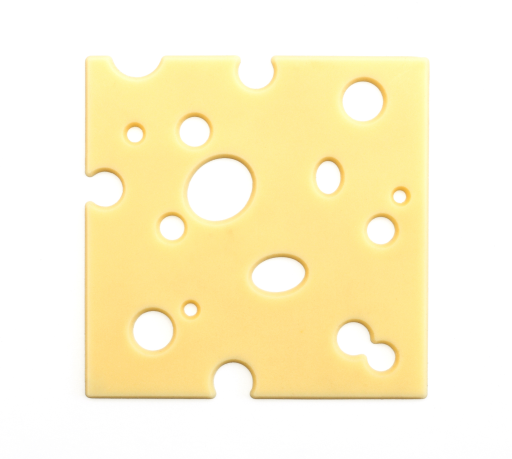
//> input picture ClassWork/Resources/cheese.png, 512 x 459 px
$ ./Week_8_3   (built with g++ and OpenCV 4)
//> lines starting //> are read from the running program, lines starting //| are printed output that depends on the picture; after the words box and inside, x2 and y2 are one past the last pixel; in counts of white or black regions, pixels touching at a corner belong together
#include <opencv2/imgcodecs.hpp>
#include <opencv2/imgproc.hpp>
#include <iostream>
#include <opencv2/highgui.hpp>

using namespace std;
using namespace cv;

int main() {
	Mat img = imread("Resources/cheese.png", IMREAD_GRAYSCALE);
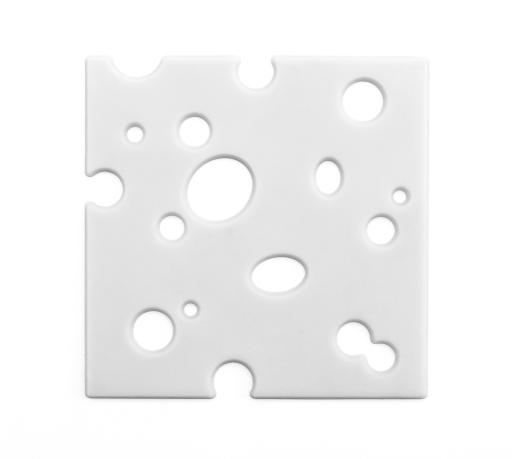
//> img: 459 rows x 512 cols, CV_8UC1; min 133, max 255, mean 242.3
	Mat mask;
	threshold(img, mask, 250, 255, THRESH_BINARY_INV);
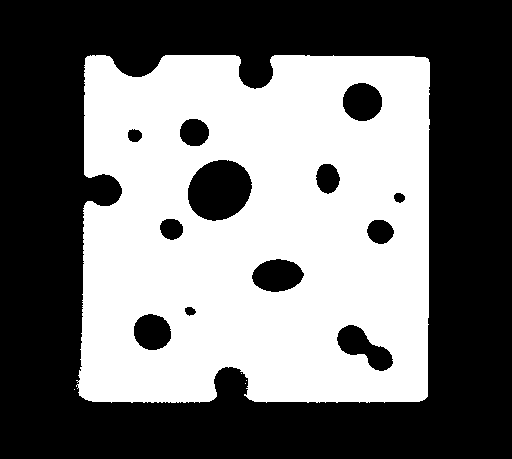
//> mask: 459 rows x 512 cols, CV_8UC1; 45.1% white; 5 white regions (4 under 20 px), largest, box (x1, y1, x2, y2) and area: (76, 55, 430, 403) 105913
	medianBlur(mask, mask, 5);
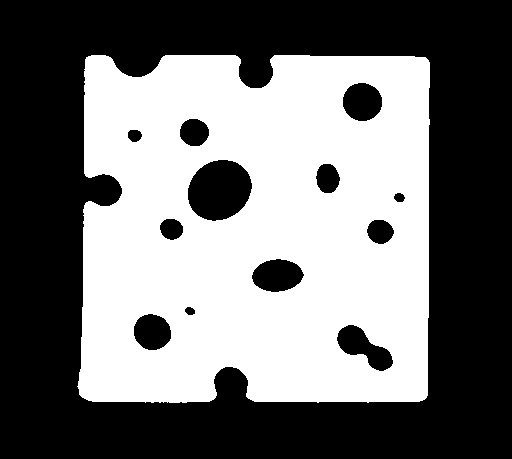
//> mask: 459 rows x 512 cols, CV_8UC1; 45.1% white; 1 white region
	vector<vector<Point>> contours;
	findContours(mask, contours, RETR_EXTERNAL,CHAIN_APPROX_NONE);
//> contours = 1 contour; box (x1, y1, x2, y2) and area: (77, 55, 430, 403) 115261
	cout << contours.size();
//| 1
	Mat canvas;
	cvtColor(img, canvas, COLOR_GRAY2BGR);
	drawContours(canvas, contours, -1, Scalar(0, 255, 0), 2);
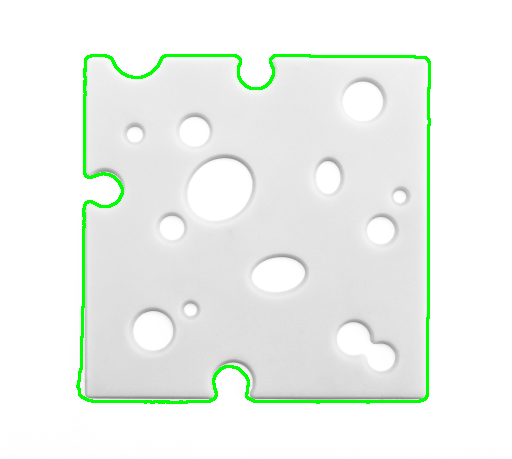
//> canvas: 459 rows x 512 cols, CV_8UC3; mean B, G, R 237.1, 242.5, 237.1
	imshow("mask", mask);
	imshow("canvas", canvas);
	imshow("img", img);
	imshow("mask", mask);
	waitKey();
	return 0;
}

$ run again, with ClassWork/Resources/color.png copied over ClassWork/Resources/cheese.png
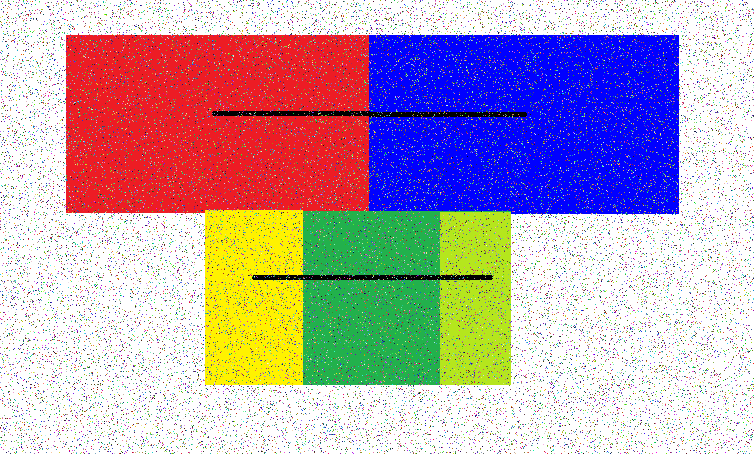
//> input picture ClassWork/Resources/color.png, 754 x 454 px
//> `medianBlur(mask, mask, 5);`:
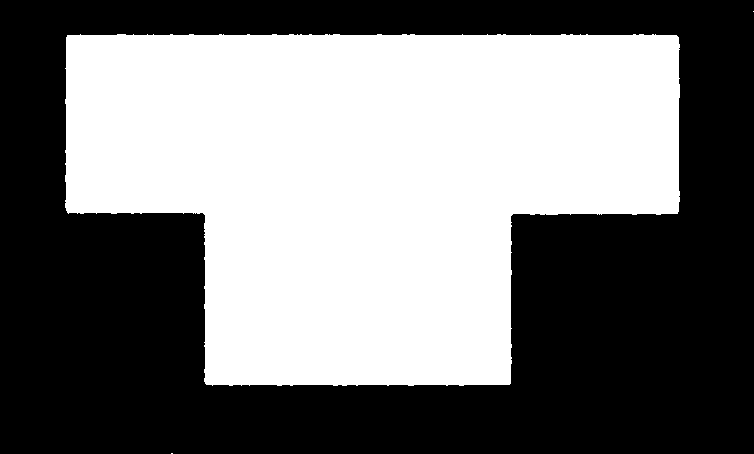
//> mask: 454 rows x 754 cols, CV_8UC1; 47.4% white; 3 white regions (2 under 20 px)
//> contours = 3 contours, 2 with area under 20; largest, box (x1, y1, x2, y2) and area: (65, 34, 680, 386) 161272
//| 3
//> `drawContours(canvas, contours, -1, Scalar(0, 255, 0), 2);`:
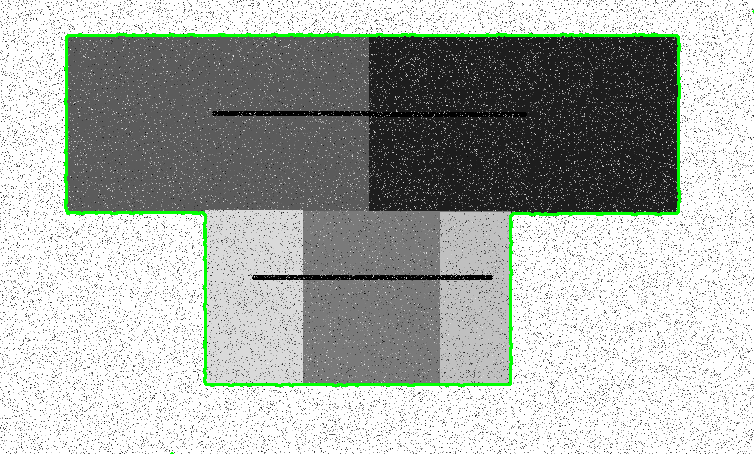
//> canvas: 454 rows x 754 cols, CV_8UC3; mean B, G, R 170.8, 175.3, 170.8
